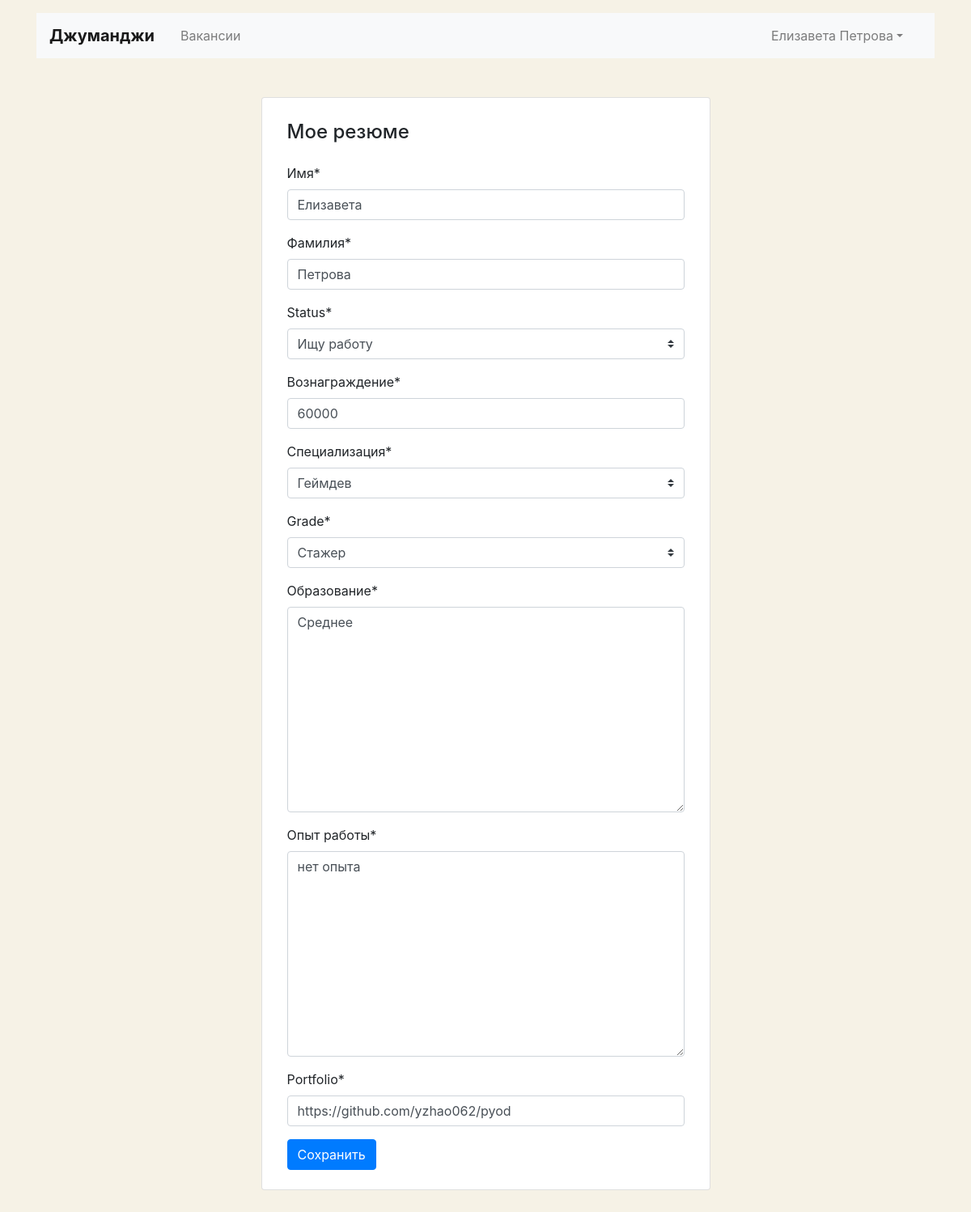
/myresume/ (signed in), run on the app's committed database.
### job_site_app/models.py (models this page shows)
class Resume(models.Model):
    owner = models.OneToOneField(User, null=True, on_delete=models.CASCADE, verbose_name='Пользователь')
    name = models.CharField(max_length=50, verbose_name='Имя')
    surname = models.CharField(max_length=50, verbose_name='Фамилия')
    STATUS = (
        ('not_looking', 'Не ищу работу'),
        ('considering', 'Рассматриваю предложения'),
        ('looking', 'Ищу работу'),
    )
    GRADE = (
        ('intern', 'Стажер'),
        ('junior', 'Джуниор'),
        ('middle', 'Миддл'),
        ('senior', 'Синьор'),
        ('lead', 'Лид'),
    )
    status = models.CharField(max_length=50, choices=STATUS)
    salary = models.IntegerField(verbose_name='Вознаграждение')
    specialty = models.ForeignKey(Specialty, on_delete=models.CASCADE, related_name="resumes",
                                  verbose_name='Специализация')
    grade = models.CharField(max_length=50, choices=GRADE)
    education = models.TextField(verbose_name='Образование')
    experience = models.TextField(verbose_name='Опыт работы')
    portfolio = models.URLField()

### job_site_app/views.py (the view, shortened to what this page needs)
# urls.py: path('myresume/', EditResumeCreateView.as_view(), name='my_resume'),
class EditResumeCreateView(LoginRequiredMixin, SuccessMessageMixin, UpdateView):
    login_url = 'accounts:login'
    template_name = 'job_site_app/resume-edit.html'
    success_message = 'Информация обновлена!'
    model = Resume
    form_class = ResumeForm
    def get_object(self, queryset=None):
        return self.model.objects.get(owner=self.request.user)

### job_site_app/forms.py
class ResumeForm(forms.ModelForm):
    class Meta:
        model = Resume
        fields = ('name', 'surname', 'status', 'salary', 'specialty', 'grade', 'education', 'experience', 'portfolio')
    def __init__(self, *args, **kwargs):
        super(ResumeForm, self).__init__(*args, **kwargs)
        self.helper = FormHelper()
        self.helper.form_method = 'POST'
        self.helper.layout = Layout(
            Fieldset(
                '',
                'name',
                'surname',
                'status',
                'salary',
                'specialty',
                'grade',
                'education',
                'experience',
                'portfolio',
            ),
            ButtonHolder(Submit('submit', 'Сохранить'))
        )

### job_site_app/models.py (called while the page is built)
    def __str__(self):
        return self.title

### job_site_app/templates/job_site_app/resume-edit.html (shortened to what this page needs)
{% extends "layout/basic.html" %}
{% load crispy_forms_tags %}
{% block content %}
  <main class="container mt-3 pb-5">
    <section class="col-12 col-lg-6 offset-lg-3 mt-5 card">
      <div class="card-body px-3 pb-4">
        <h1 class="h4 pt-2 pb-3">Мое резюме</h1>
          {% load crispy_forms_tags %}
              {% crispy form %}
      </div>
    </section>
  </main>
{% endblock %}

### job_site_app/templates/layout/basic.html (shortened to what this page needs)
{% load crispy_forms_tags %}
<!DOCTYPE html>
<html lang="ru">
<head>
  <link rel="stylesheet" href="https://stackpath.bootstrapcdn.com/bootstrap/4.3.1/css/bootstrap.min.css"
>
</head>
<header class="container mt-3">
    <nav class="navbar navbar-expand-lg navbar-light bg-light">
      <a class="navbar-brand mr-4 font-weight-bold" href="{% url 'job:index' %}">Джуманджи</a>
      <div class="collapse navbar-collapse justify-content-between" id="navbarNav">
        <ul class="navbar-nav col-10">
          <li class="nav-item">
            <a class="nav-link" href="{% url 'job:vacancies' %}">Вакансии</a>
          </li>
        </ul>
        <ul class="navbar-nav col-2 justify-content-end">
          <li class="nav-item active">
            {% if user.is_authenticated %}
            <li class="nav-item dropdown">
              <a class="nav-link dropdown-toggle" data-toggle="dropdown" href="#" role="button" aria-haspopup="true"
                 aria-expanded="false">{{ user.first_name }} {{ user.last_name }}</a>
            </li>
            {% else %}
            <a href="{% url 'accounts:login' %}" class="nav-link font-weight-bold">Вход</a>
            {% endif %}
          </li>
        </ul>
      </div>
    </nav>
  </header>
<body>
  {% block content %}
  {% endblock %}
</body>
</html>

### job_site_app/templates/job_site_app/resume-edit.html (style rules this page uses)
body { background-color: #F6F2E6; }

### data on the page
Resume: name "Елизавета", surname "Петрова", status "Ищу работу", salary "60000", specialty "Геймдев", grade "Стажер", education "Среднее", experience "нет опыта", portfolio "https://github.com/yzhao062/pyod"

### other printed values
{{ user.first_name }} "Елизавета"
{{ user.last_name }} "Петрова"
